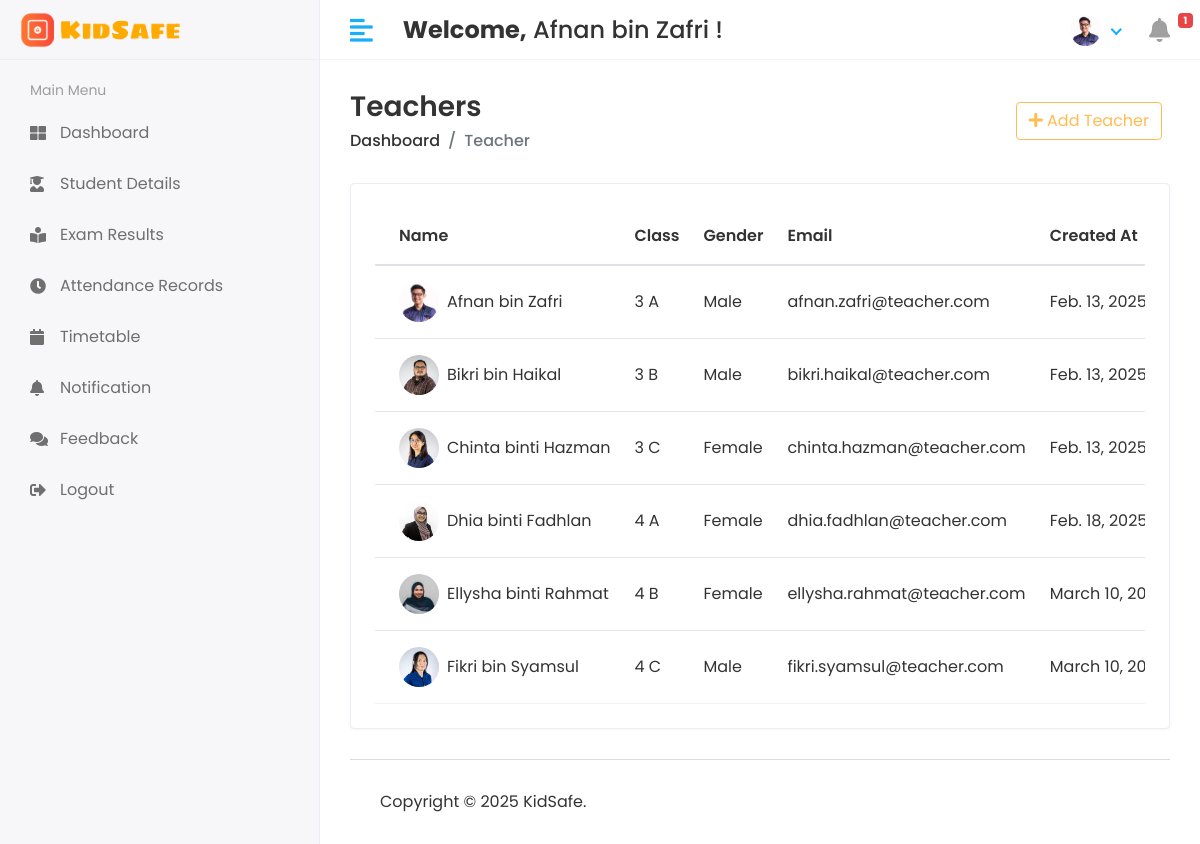
The page /administrator/teacher/view (signed in) on the database as committed earlier.
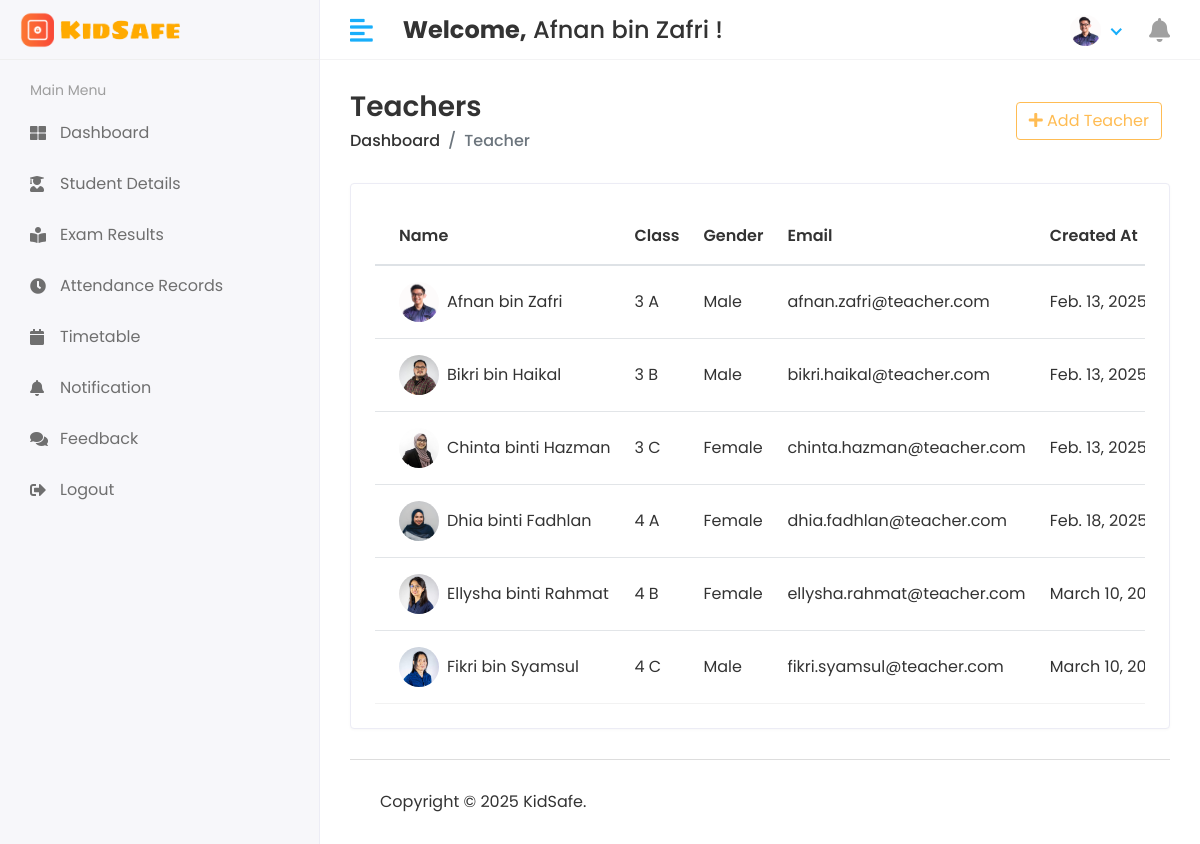
The same page on the database as committed later.
### kidsafe_app/models.py (models this page shows, shortened)
class Teacher(models.Model):
    admin = models.OneToOneField(CustomUser, on_delete=models.CASCADE)
    gender = models.CharField(max_length=100)
    classroom_id = models.ForeignKey(Classroom, on_delete=models.DO_NOTHING)
    created_at = models.DateTimeField(auto_now_add=True)
    updated_at = models.DateTimeField(auto_now=True)

class CustomUser(AbstractUser):
    USER = (
        (1, 'Administrator'),
        (2, 'Teacher'),
        (3, 'Student'),
        (4, 'Canteen'),
    )
    user_type = models.CharField(choices=USER, max_length=50, default=1)
    profile_pic = models.ImageField(upload_to='media/profile_pic')

class Classroom(models.Model):
    name = models.CharField(max_length=100)
    created_at = models.DateTimeField(auto_now_add=True)
    updated_at = models.DateTimeField(auto_now=True)
    def __str__(self):
        return self.name

### kidsafe_project/administrator_views.py (the view)
# urls.py: path('administrator/teacher/view', administrator_views.view_teacher, name='view_teacher'),
@login_required(login_url='/')
def view_teacher(request):
    teacher = Teacher.objects.all()
    context = {
        'teacher':teacher,
    }
    return render(request, 'administrator/view_teacher.html', context)

### kidsafe_app/context_processors.py (called while the page is built)
def notification_count(request):
    if not request.user.is_authenticated:
        return {'unread_count': 0}
    unread_count = 0
    if request.user.user_type == '2':  # Teacher
        unread_count = TeacherNotification.objects.filter(
            teacher__admin=request.user,
            read=False
        ).count()
    elif request.user.user_type == '3':  # Student
        unread_count = StudentNotification.objects.filter(
            student__admin=request.user,
            read=False
        ).count()
    elif request.user.user_type == '4':  # Canteen
        unread_count = CanteenNotification.objects.filter(
            canteen__admin=request.user,
            read=False
        ).count()
    return {'unread_count': unread_count}

### templates/administrator/view_teacher.html (shortened to what this page needs)
{% extends 'base.html' %}
{% load static %}
{% block content %}
<div class="page-header">
    <div class="row align-items-center">
        <div class="col">
            <h3 class="page-title">Teachers</h3>
            <ul class="breadcrumb">
                <li class="breadcrumb-item"><a href="{% url 'admin_home' %}">Dashboard</a></li>
                <li class="breadcrumb-item active">Teacher</li>
            </ul>
        </div>
        <div class="col-auto text-right float-right ml-auto">
            <a href="{% url 'add_teacher' %}" class="btn btn-outline-primary mr-2"><i class="fas fa-plus"></i> Add Teacher</a>
        </div>
    </div>
</div>
<div class="row">
    <div class="col-sm-12">
        <div class="card card-table">
            <div class="card-body">
                <div class="table-responsive">
                    <table class="table table-hover table-center mb-0">
                        <thead>
                            <tr>
                                <th>Name</th>
                                <th>Class</th>
                                <th>Gender</th>
                                <th>Email</th>
                                <th>Created At</th>
                            </tr>
                        </thead>
                        <tbody>
                            {% for i in teacher %}
                            <tr>
                                <td>
                                    <h2 class="table-avatar">
                                        <a class="avatar avatar-sm mr-2">
                                            {% if i.admin.profile_pic == "" or not i.admin.profile_pic %}
                                                <img class="avatar-img rounded-circle" src="{% static 'assets/img/noimg.png' %}" alt="No Profile Picture">
                                            {% else %}
                                                <img class="avatar-img rounded-circle" src="/{{i.admin.profile_pic}}" alt="Profile Picture">
                                            {% endif %}
                                        </a>
                                        <a>{{i.admin.first_name}}&nbsp;{{i.admin.last_name}}</a>
                                    </h2>
                                </td>
                                <td>{{i.classroom_id}}</td>
                                <td>{{i.gender}}</td>
                                <td>{{i.admin.email}}</td>
                                <td>{{i.created_at}}</td>
                            </tr>
                            {% endfor %}
                        </tbody>
                    </table>
                </div>
            </div>
        </div>
    </div>
</div>
{% endblock %}

### templates/includes/header.html (shortened to what this page needs)
{% load static %}
<div class="header">
    <div class="header-left">
        {% if user.user_type == '1' %}
        <a href="{% url 'admin_home' %}" class="logo">
            <img src="{% static 'assets/img/logo4.png' %}" alt="Logo">
        </a>
        <a href="{% url 'admin_home' %}" class="logo logo-small">
            <img src="{% static 'assets/img/logo3.png' %}" alt="Logo" width="30" height="30">
        </a>
        {% elif user.user_type == '2' %}
        <a href="{% url 'teacher_home' %}" class="logo">
            <img src="{% static 'assets/img/logo4.png' %}" alt="Logo">
        </a>
        {% endif %}
    </div>
    <a href="javascript:void(0);" id="toggle_btn">
        <i class="fas fa-align-left"></i>
    </a>
    <div class="top-nav-search mt-3">
        <h4><strong>Welcome,</strong>&nbsp;<span>{{user.first_name}} {{user.last_name}}</span>&nbsp;!</h4>
    </div>
    <ul class="nav user-menu">
        <li class="nav-item dropdown has-arrow">
            <a href="#" class="dropdown-toggle nav-link" data-toggle="dropdown">
                {% if user.profile_pic == "" %}
                <span class="user-img"><img class="rounded-circle" src="{% static 'assets/img/noimg.png' %}" width="31"
                        height="31" alt=""></span>
                {% else %}
                <span class="user-img"><img class="rounded-circle" src="/{{user.profile_pic}}" width="31" height="31"
                        alt=""></span>
                {% endif %}
            </a>
        </li>
        <li class="nav-item">
            {% if user.user_type == '2' %}
            <a href="{% url 'view_teacher_notifications' %}" class="nav-link">
                <i class="fas fa-bell"></i>
                {% if unread_count > 0 %}
                <span class="badge badge-danger">{{ unread_count }}</span>
                {% endif %}
            </a>
            {% endif %}
        </li>
    </ul>
</div>

Rows that differ between the two databases and show on the page:
changed Teacher "Chinta": admin.profile_pic: a different picture
changed Teacher "Dhia": admin.profile_pic: a different picture
changed Teacher "Ellysha": admin.profile_pic: a different picture
Other text that changed with them:
{{ unread_count }}: "1" → (not shown)
